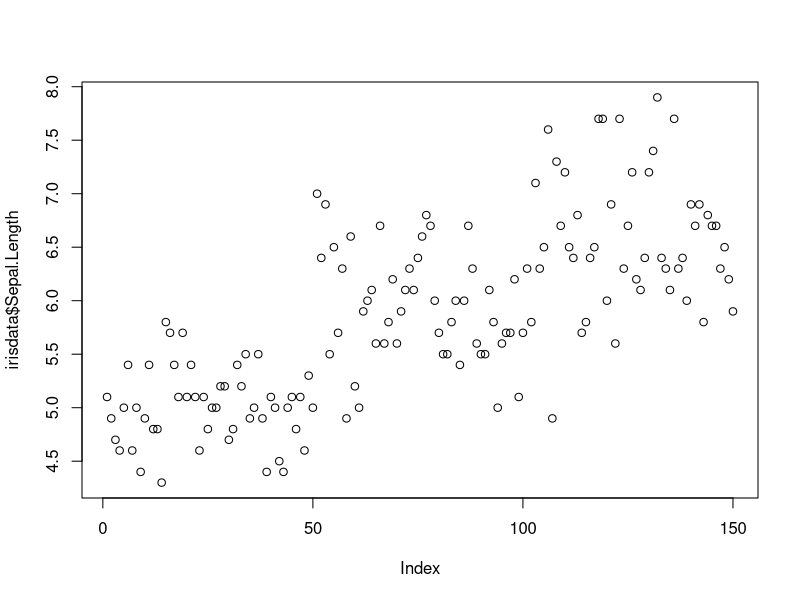
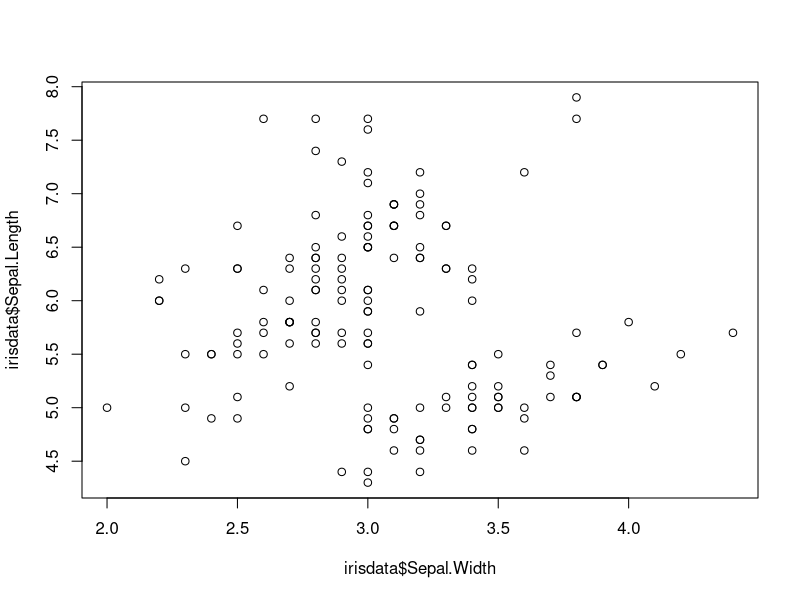
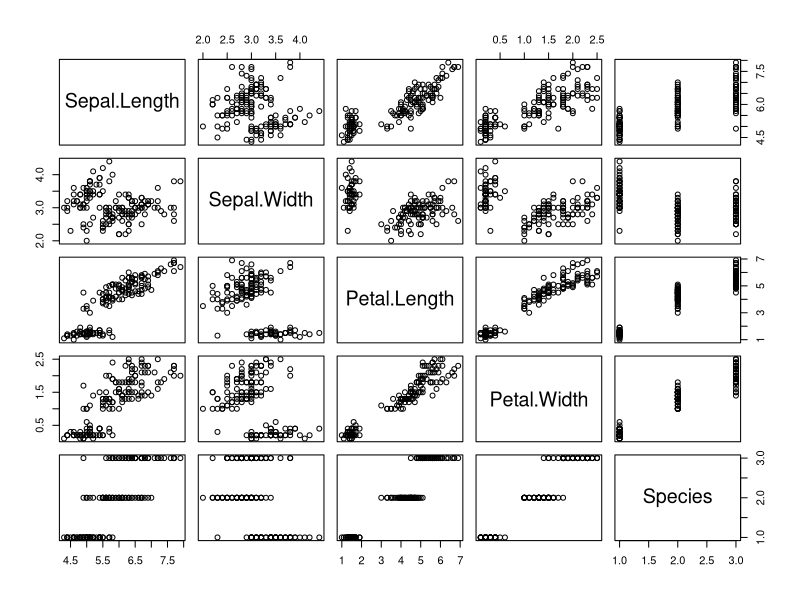
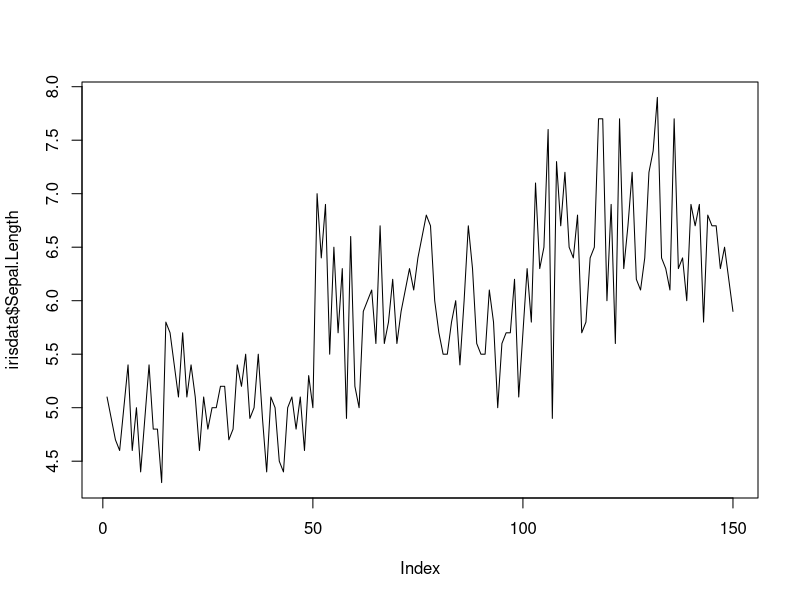
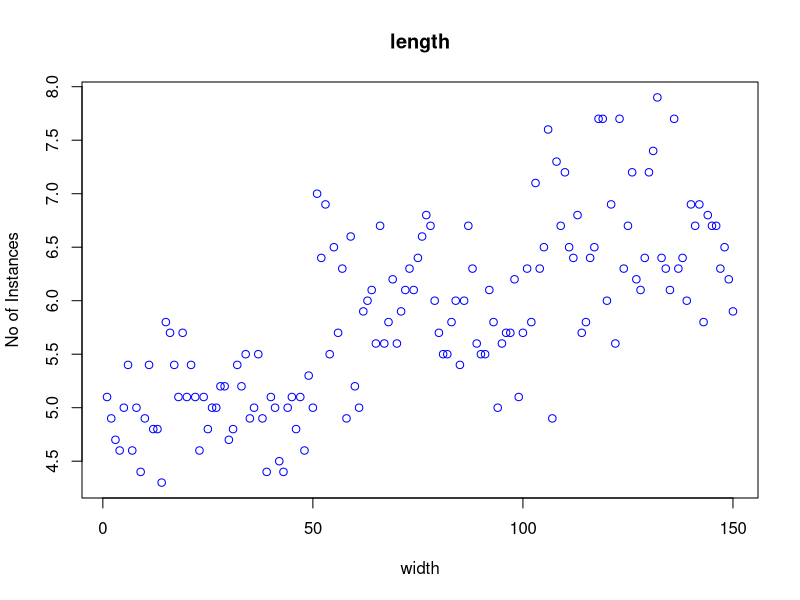
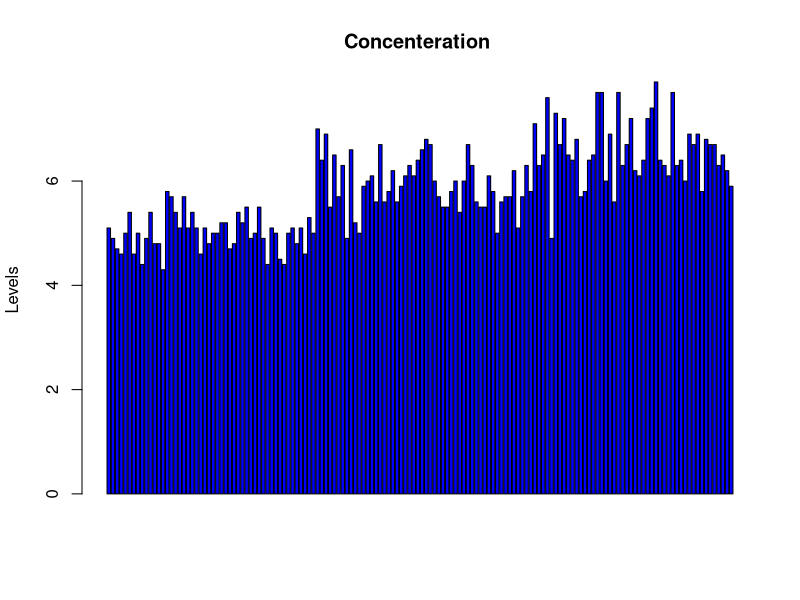
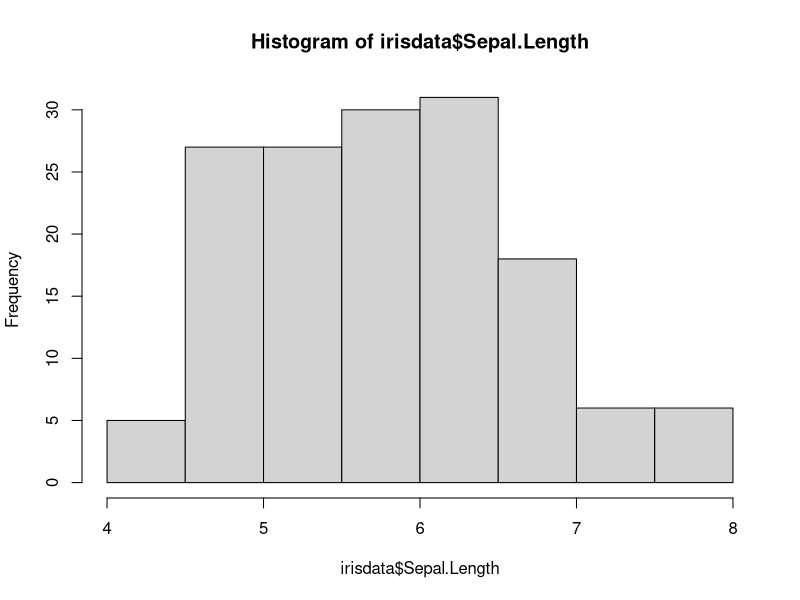
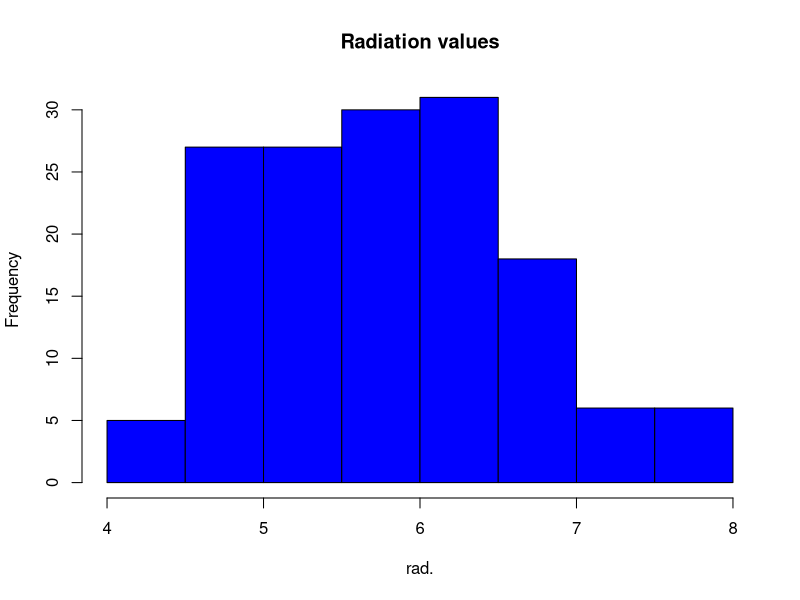

Here is the R script that generated these plots, in order:
#Download the data set
irisdata<-datasets::iris
####Top 10 rows and last 10 rows
head(irisdata,10)
tail(irisdata,10)
######Columns
irisdata[,c(1,2)]
df<-irisdata[,-4]

summary(irisdata[,1])

irisdata$Sepal.Length

summary(irisdata$Sepal.Length)

###########Summary of the data#########

summary(irisdata)
summary(irisdata$Sepal.Length) 

#####################

plot(irisdata$Sepal.Length)
plot(irisdata$Sepal.Width,irisdata$Sepal.Length,type="p")
plot(irisdata)

# points and lines 

plot(irisdata$Sepal.Length, type= "l") # p: points, l: lines,b: both
plot(irisdata$Sepal.Length, xlab = 'width', 
     ylab = 'No of Instances', main = 'length',
     col = 'blue')

# Horizontal bar plot

barplot(irisdata$Sepal.Length, main = 'Concenteration ',
        ylab = 'Levels', col= 'blue',horiz = F,axes=T)

#Histogram
hist(irisdata$Sepal.Length)
hist(irisdata$Sepal.Length, 
     main = 'Radiation values',
     xlab = 'rad.', col='blue')

#Single box plot
boxplot(irisdata$Sepal.Length,main="Boxplot")
# Multiple box plots
boxplot(irisdata[,1:4],main='Multiple')
#margin of the grid(mar), 
#no of rows and columns(mfrow), 
#whether a border is to be included(bty) 
#and position of the 
#labels(las: 1 for horizontal, las: 0 for vertical)
#bty - box around the plot

par(mfrow=c(3,3),mar=c(2,5,2,1),  las=0, bty="o")
plot(irisdata$Sepal.Length)
plot(irisdata$Sepal.Length, irisdata$Petal.Length)
plot(irisdata$Sepal.Length, type= "l")
plot(irisdata$Sepal.Length, type= "l")
plot(irisdata$Sepal.Length, type= "l")
barplot(irisdata$Sepal.Length, main = 'Concenteration ',
        xlab = 'levels', col='green',horiz = TRUE)
hist(irisdata$Petal.Width)
boxplot(irisdata$Species)
boxplot(irisdata[,0:4], main='Multiple Box plots')

sd(irisdata$Sepal.Length,na.rm = T)

var(irisdata$Petal.Length,na.rm = T)


d <- density(irisdata$Petal.Width)
plot(d)
